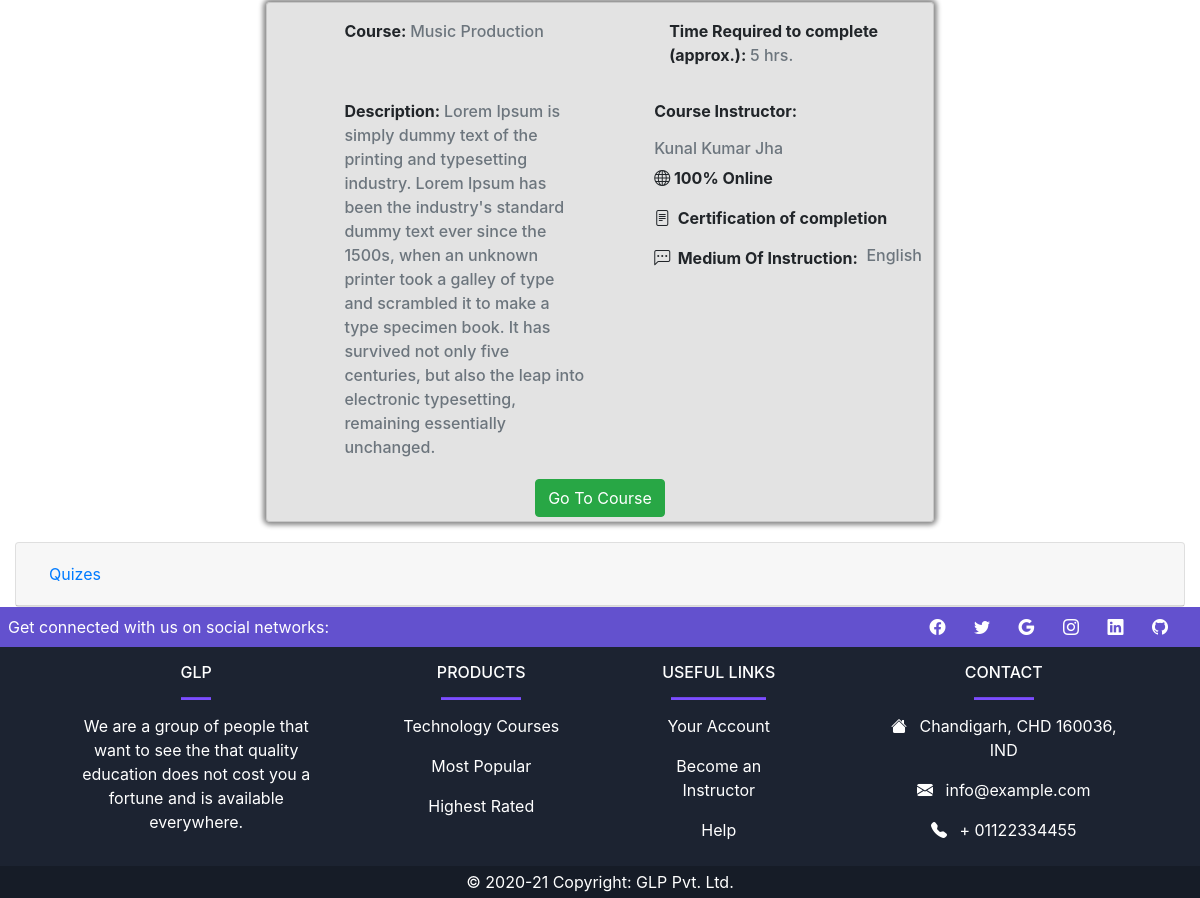
The page /dashboard/ (signed in, lower part) on the database as committed earlier.
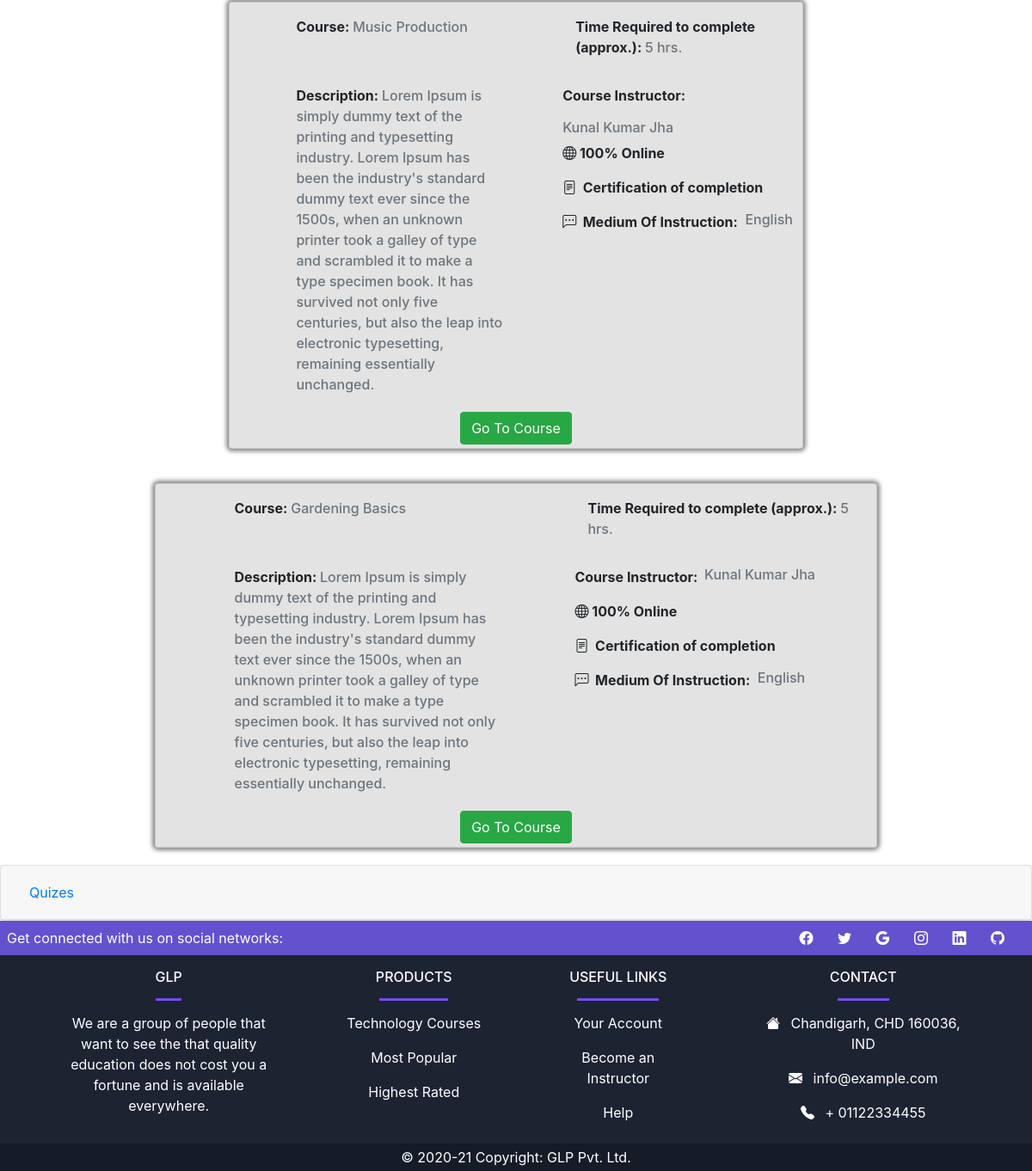
The same page on the database as committed later.
### dashboard/models.py (models this page shows)
class courses_enrolled(models.Model):
    username = models.ForeignKey(User,default=1,on_delete=models.SET_DEFAULT)
    course_name = models.ForeignKey(course,default=1,on_delete=models.SET_DEFAULT)

### content/models.py (models this page shows)
class course(models.Model):
    course_name = models.CharField(max_length=300)
    course_id = models.IntegerField()
    course_info = models.TextField()
    instructor_name = models.CharField(max_length=300)
    course_slug = models.SlugField(default='course')
    completion_time = models.CharField(max_length=50)
    course_thumbnail = models.ImageField(blank=True)
    def __str__(self):
        return self.course_name

### dashboard/views.py (the view)
# urls.py: path('',views.view_dashboard,name="dashboard"),
def view_dashboard(request):
    current_user = request.user
    print(current_user)
    enrolled = []
    quizes = []
    for course in courses_enrolled.objects.all():
        if course.username == current_user:
            enrolled.append(course)
    for q in quiz.objects.all():
        print(q.course_name)
        for e in enrolled:
            if e.course_name == q.course_name:
                print('true')
                quizes.append(q)
    for student in student_details.objects.all():
        if student.username == current_user:
            target_student = student
    print(target_student)
    print(enrolled)
    print(quizes)
    return render(request,'student-dashboard.html',{'student':target_student,'courses':enrolled, 'quizes' : quizes})

### quiz/models.py (called while the page is built)
    def __str__(self):
        return self.quiz_name

### templates/student-dashboard.html (shortened to what the changed rows need)
{% extends "includes/header_new.html" %}
{%block content%}
	{%load static%}
   <div class="container-fluid">
      <div class="row">
         <div class="col-lg-10 offset-lg-1 ">
            <div id="accordion">
               <div class="card">
				  {%for c in courses%}
                  <div id="collapseOne" class="collapse show" aria-labelledby="headingOne" data-parent="#accordion">
                     <div class="card-body">
                        <div class="container col-md-9 col-sm-10 mx-auto">
                           <div class="card"  style="background-color: #b4b4b45f; box-shadow: 0px 0px 5px 3px #888888;">
                              <div class="row mx-2">
                                 <div class="col-md-5 offset-md-1 my-3">
                                    <p class="font-weight-bold" style="display: inline;">Course: </p>
                                    <h6 class="text-muted" style="display: inline;"> {{c.course_name}} </h6>
                                 </div>
                                 <div class="col-md-5 offset-md-1 my-3">
                                    <p class="font-weight-bold" style="display: inline;">Time Required to complete (approx.): </p>
                                    <h6 class="text-muted" style="display: inline;">5 hrs.</h6>
                                 </div>
                              </div>
                              <div class="row mx-2">
                                 <div class="col-md-5 offset-md-1 my-3">
                                    <p class="font-weight-bold" style="display: inline;">Description: </p>
                                    <h6 class="text-muted" style="display: inline;">Lorem Ipsum is simply dummy text of the printing and typesetting
                                       industry. Lorem Ipsum has been the industry's standard dummy text ever since the 1500s, when an unknown printer
                                       took a galley of type and scrambled it to make a type specimen book. It has survived not only five centuries, but
                                       also the leap into electronic typesetting, remaining essentially unchanged.
                                    </h6>
                                 </div>
                                 <div class="col-md-5 offset-md-1 my-3">
                                    <div class="row">
                                       <p class="font-weight-bold" style="display: inline;">Course Instructor: &nbsp;</p>
                                       <h6 class="text-muted" style="display: inline;"> Kunal Kumar Jha</h6>
                                    </div>
                                    <div class="row">
                                       <i class="bi bi-globe"></i>
                                       <p class="font-weight-bold" style="display: inline;"> &nbsp;100% Online </p>
                                    </div>
                                    <div class="row">
                                       <i class="bi bi-file-text"></i>
                                       <p class="font-weight-bold" style="display: inline;">&nbsp; Certification of completion</p>
                                    </div>
                                    <div class="row">
                                       <i class="bi bi-chat-left-dots"></i>
                                       <p class="font-weight-bold" style="display: inline;">&nbsp; Medium Of Instruction: </p>
                                       <h6 class="text-muted" style="display: inline;">&nbsp; English</h6>
                                    </div>
                                 </div>
                              </div>
                              <div class="row mx-auto my-1">
                                    <a href="#" class="btn btn-success">Go To Course</a>
                                 </div>
                              </div>
                           </div>
                        </div>
                     </div>
                  </div>
				  {%endfor%}
               </div>
            </div>
{%endblock%}

Rows that differ between the two databases and show on the page:
added courses_enrolled: course_name "Gardening Basics"
